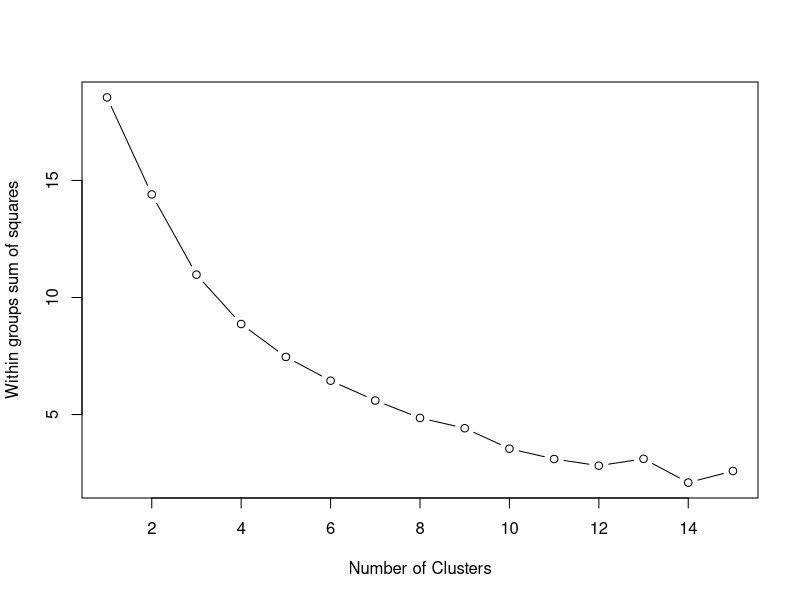

Source code (R):
#elbow function
data=read.csv("abcd.csv",head=FALSE)
data1<-data[0:8]
wss <- (nrow(data1)-1)*sum(apply(data1,2,var))
for (i in 2:15) wss[i] <- sum(kmeans(data1,centers=i)$withinss)
plot(1:15, wss, type="b", xlab="Number of Clusters",ylab="Within groups sum of squares")
